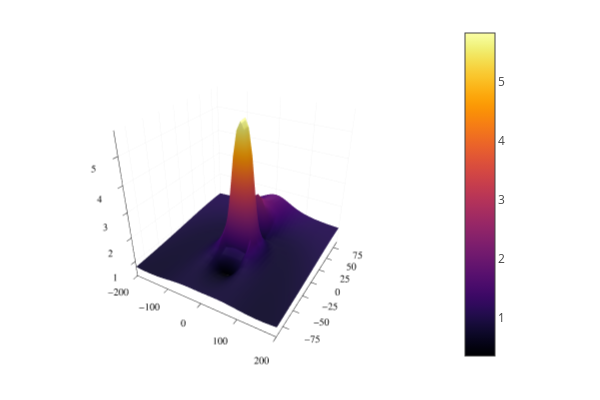

Notebook source saved alongside this figure:
### Code cell
plotly()
surface(xA,yA,imagenH)

### Figure 1 — Plotly figure (JSON) as saved in the notebook; plotly's stock layout.template omitted (floating-point values rounded to 4 significant figures; data arrays with more than 128 entries replaced by an {"elided": "..."} marker saying what was removed)
{"data": [{"cmax": 5.82, "cmin": 0.3534, "colorbar": {"len": 0.9525, "title": {"text": ""}, "x": 0.7578, "y": 0.5139}, "colorscale": {"elided": "256x2 mixed values"}, "name": "y1", "opacity": null, "scene": "scene", "showlegend": false, "showscale": true, "type": "surface", "x": [-200, -190, -180, -170, -160, -150, -140, -130, -120, -110, -100, -90, -80, -70, -60, -50, -40, -30, -20, -10, 0, 10, 20, 30, 40, 50, 60, 70, 80, 90, 100, 110, 120, 130, 140, 150, 160, 170, 180, 190, 200], "xaxis": "x", "y": [-90, -79.5, -69, -58.5, -48, -37.5, -27, -16.5, -6, 4.5, 15, 25.5, 36, 46.5, 57, 67.5, 78, 88.5], "yaxis": "y", "z": {"elided": "18x41 float values"}, "zaxis": "z", "zmax": 5.82, "zmin": 0.3534}], "layout": {"annotations": [], "height": 400, "legend": {"bgcolor": "rgba(255, 255, 255, 1.000)", "bordercolor": "rgba(0, 0, 0, 1)", "borderwidth": 1, "font": {"color": "rgba(0, 0, 0, 1)", "family": "sans-serif", "size": 11}, "title": {"font": {"color": "rgba(0, 0, 0, 1)", "family": "sans-serif", "size": 15}, "text": ""}, "tracegroupgap": 0, "traceorder": "normal", "x": 1, "xanchor": "auto", "y": 1, "yanchor": "auto"}, "margin": {"b": 20, "l": 0, "r": 0, "t": 20}, "paper_bgcolor": "rgba(255, 255, 255, 1.000)", "plot_bgcolor": "rgba(255, 255, 255, 1.000)", "scene": {"aspectmode": "auto", "aspectratio": {"x": 1, "y": 1, "z": 1}, "camera": {"eye": {"x": 1.126, "y": -1.95, "z": 1.3}, "projection": "orthographic"}, "domain": {"x": [0.05101, 0.7578], "y": [0.03762, 0.9902]}, "xaxis": {"gridcolor": "rgba(0, 0, 0, 0.1)", "gridwidth": 0.5, "linecolor": "rgba(0, 0, 0, 1)", "mirror": false, "range": [-200, 200], "showgrid": true, "showline": true, "showticklabels": true, "tickangle": 0, "tickcolor": "rgb(0, 0, 0)", "tickfont": {"color": "rgba(0, 0, 0, 1)", "family": "sans-serif", "size": 11}, "tickmode": "array", "ticks": "inside", "ticktext": ["−200", "−100", "0", "100", "200"], "tickvals": [-200, -100, 0, 100, 200], "title": {"font": {"color": "rgba(0, 0, 0, 1)", "family": "sans-serif", "size": 15}, "text": ""}, "type": "linear", "visible": true, "zeroline": false, "zerolinecolor": "rgba(0, 0, 0, 1)"}, "yaxis": {"gridcolor": "rgba(0, 0, 0, 0.1)", "gridwidth": 0.5, "linecolor": "rgba(0, 0, 0, 1)", "mirror": false, "range": [-90, 88.5], "showgrid": true, "showline": true, "showticklabels": true, "tickangle": 0, "tickcolor": "rgb(0, 0, 0)", "tickfont": {"color": "rgba(0, 0, 0, 1)", "family": "sans-serif", "size": 11}, "tickmode": "array", "ticks": "inside", "ticktext": ["−75", "−50", "−25", "0", "25", "50", "75"], "tickvals": [-75, -50, -25, 0, 25, 50, 75], "title": {"font": {"color": "rgba(0, 0, 0, 1)", "family": "sans-serif", "size": 15}, "text": ""}, "type": "linear", "visible": true, "zeroline": false, "zerolinecolor": "rgba(0, 0, 0, 1)"}, "zaxis": {"gridcolor": "rgba(0, 0, 0, 0.1)", "gridwidth": 0.5, "linecolor": "rgba(0, 0, 0, 1)", "mirror": false, "range": [0.3534, 5.82], "showgrid": true, "showline": true, "showticklabels": true, "tickangle": 0, "tickcolor": "rgb(0, 0, 0)", "tickfont": {"color": "rgba(0, 0, 0, 1)", "family": "sans-serif", "size": 11}, "tickmode": "array", "ticks": "inside", "ticktext": ["1", "2", "3", "4", "5"], "tickvals": [1, 2, 3, 4, 5], "title": {"font": {"color": "rgba(0, 0, 0, 1)", "family": "sans-serif", "size": 15}, "text": ""}, "type": "linear", "visible": true, "zeroline": false, "zerolinecolor": "rgba(0, 0, 0, 1)"}}, "showlegend": true, "width": 600}}
